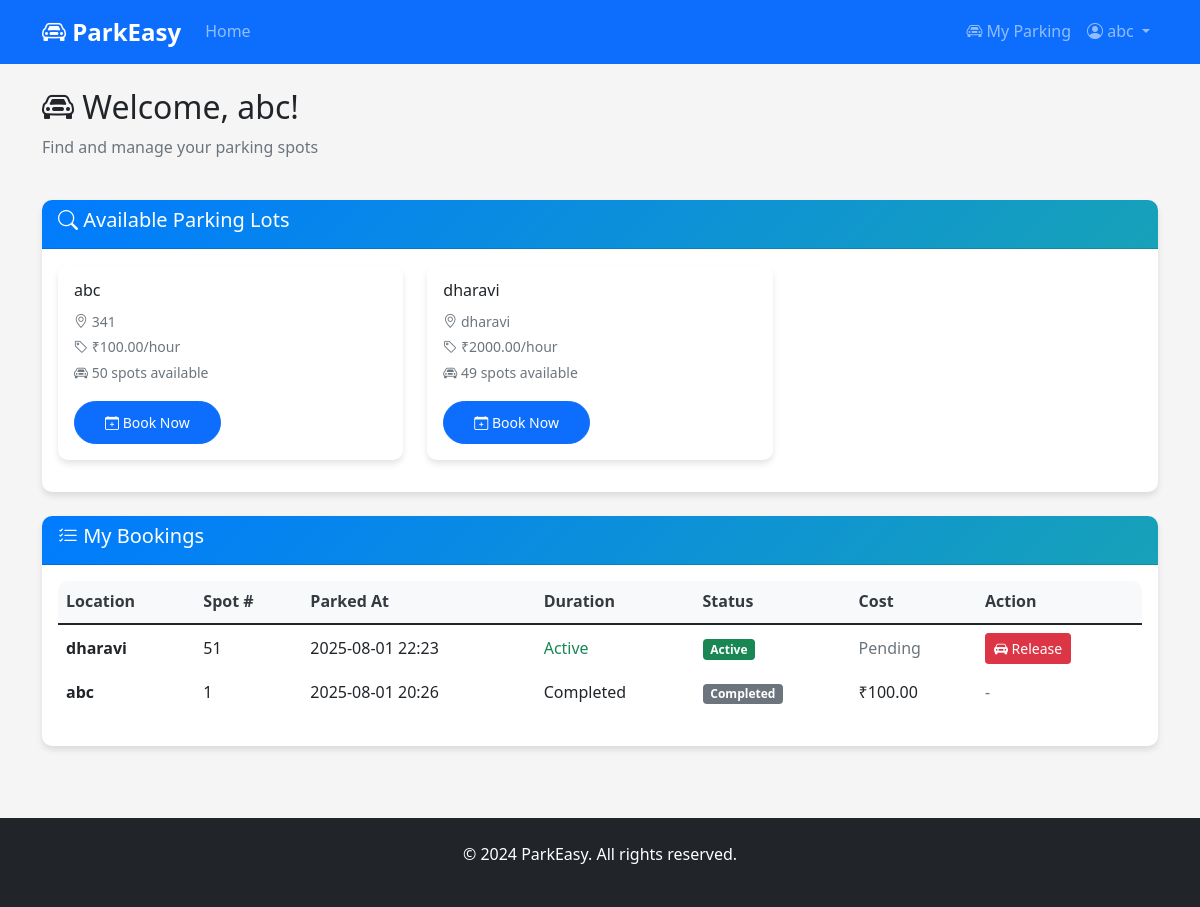
The app's page /user/dashboard (signed in) with its own data.
### tables this page shows
CREATE TABLE parking_lots (
            id INTEGER PRIMARY KEY AUTOINCREMENT,
            prime_location_name TEXT NOT NULL,
            price REAL NOT NULL,
            address TEXT NOT NULL,
            pincode TEXT NOT NULL,
            maximum_number_of_spots INTEGER NOT NULL,
            created_at TIMESTAMP DEFAULT CURRENT_TIMESTAMP
        );

CREATE TABLE reservations (
            id INTEGER PRIMARY KEY AUTOINCREMENT,
            spot_id INTEGER NOT NULL,
            user_id INTEGER NOT NULL,
            parking_timestamp TIMESTAMP NOT NULL,
            leaving_timestamp TIMESTAMP,
            parking_cost REAL DEFAULT 0,
            created_at TIMESTAMP DEFAULT CURRENT_TIMESTAMP,
            FOREIGN KEY (spot_id) REFERENCES parking_spots (id),
            FOREIGN KEY (user_id) REFERENCES users (id)
        );

CREATE TABLE parking_spots (
            id INTEGER PRIMARY KEY AUTOINCREMENT,
            lot_id INTEGER NOT NULL,
            status TEXT DEFAULT 'A' CHECK(status IN ('A', 'O')),
            created_at TIMESTAMP DEFAULT CURRENT_TIMESTAMP,
            FOREIGN KEY (lot_id) REFERENCES parking_lots (id)
        );

### app.py (the view)
@app.route('/user/dashboard')
def user_dashboard():
    if not is_logged_in() or is_admin():
        flash('Access denied', 'error')
        return redirect(url_for('login'))
    conn = get_db_connection()
    bookings = conn.execute('''
        SELECT r.*, pl.prime_location_name, pl.price, ps.id as spot_number
        FROM reservations r
        JOIN parking_spots ps ON r.spot_id = ps.id
        JOIN parking_lots pl ON ps.lot_id = pl.id
        WHERE r.user_id = ?
        ORDER BY r.parking_timestamp DESC
    ''', (session['user_id'],)).fetchall()
    lots = conn.execute('''
        SELECT pl.*,
               COUNT(ps.id) as total_spots,
               SUM(CASE WHEN ps.status = 'A' THEN 1 ELSE 0 END) as available_spots
        FROM parking_lots pl
        LEFT JOIN parking_spots ps ON pl.id = ps.lot_id
        GROUP BY pl.id
        HAVING available_spots > 0
    ''').fetchall()
    conn.close()
    return render_template('user/dashboard.html', bookings=bookings, lots=lots)

### app.py (called while the page is built)
def is_admin():
    return session.get('user_type') == 'admin'

def is_logged_in():
    return 'user_id' in session

### models.py (called while the page is built)
def get_db_connection():
    os.makedirs('instance', exist_ok=True)
    conn = sqlite3.connect(DATABASE)
    conn.row_factory = sqlite3.Row
    return conn

### templates/user/dashboard.html (shortened to what this page needs)
{% extends "base.html" %}
{% block content %}
<div class="container py-4">
    <div class="row mb-4">
        <div class="col">
            <h2><i class="bi bi-car-front"></i> Welcome, {{ session.username }}!</h2>
            <p class="text-muted">Find and manage your parking spots</p>
        </div>
    </div>
    <div class="row mb-4">
        <div class="col">
            <div class="card">
                <div class="card-header">
                    <h5><i class="bi bi-search"></i> Available Parking Lots</h5>
                </div>
                <div class="card-body">
                    {% if lots %}
                    <div class="row">
                        {% for lot in lots %}
                        <div class="col-md-6 col-lg-4 mb-3">
                            <div class="card h-100">
                                <div class="card-body">
                                    <h6 class="card-title">{{ lot.prime_location_name }}</h6>
                                    <p class="card-text">
                                        <small class="text-muted">
                                            <i class="bi bi-geo-alt"></i> {{ lot.address }}<br>
                                            <i class="bi bi-tag"></i> ₹{{ "%.2f"|format(lot.price) }}/hour<br>
                                            <i class="bi bi-car-front"></i> {{ lot.available_spots }} spots available
                                        </small>
                                    </p>
                                    <a href="{{ url_for('book_spot', lot_id=lot.id) }}"
                                       class="btn btn-primary btn-custom btn-sm">
                                        <i class="bi bi-calendar-plus"></i> Book Now
                                    </a>
                                </div>
                            </div>
                        </div>
                        {% endfor %}
                    </div>
                    {% else %}
                    <div class="text-center py-4">
                        <i class="bi bi-exclamation-triangle display-4 text-muted"></i>
                        <h5 class="mt-3 text-muted">No parking lots available</h5>
                        <p class="text-muted">Check back later for available parking spots.</p>
                    </div>
                    {% endif %}
                </div>
            </div>
        </div>
    </div>
    <div class="row">
        <div class="col">
            <div class="card">
                <div class="card-header">
                    <h5><i class="bi bi-list-check"></i> My Bookings</h5>
                </div>
                <div class="card-body">
                    {% if bookings %}
                    <div class="table-responsive">
                        <table class="table table-hover">
                            <thead>
                                <tr>
                                    <th>Location</th>
                                    <th>Spot #</th>
                                    <th>Parked At</th>
                                    <th>Duration</th>
                                    <th>Status</th>
                                    <th>Cost</th>
                                    <th>Action</th>
                                </tr>
                            </thead>
                            <tbody>
                                {% for booking in bookings %}
                                <tr>
                                    <td>
                                        <strong>{{ booking.prime_location_name }}</strong>
                                    </td>
                                    <td>{{ booking.spot_number }}</td>
                                    <td>{{ booking.parking_timestamp[:16] }}</td>
                                    <td>
                                        {% if booking.leaving_timestamp %}
                                            {% set duration = (booking.leaving_timestamp|string)[:19] %}
                                            Completed
                                        {% else %}
                                            <span class="text-success">Active</span>
                                        {% endif %}
                                    </td>
                                    <td>
                                        {% if booking.leaving_timestamp %}
                                            <span class="badge bg-secondary">Completed</span>
                                        {% else %}
                                            <span class="badge bg-success">Active</span>
                                        {% endif %}
                                    </td>
                                    <td>
                                        {% if booking.parking_cost %}
                                            ₹{{ "%.2f"|format(booking.parking_cost) }}
                                        {% else %}
                                            <span class="text-muted">Pending</span>
                                        {% endif %}
                                    </td>
                                    <td>
                                        {% if not booking.leaving_timestamp %}
                                            <a href="{{ url_for('release_spot', reservation_id=booking.id) }}"
                                               class="btn btn-sm btn-danger"
                                               onclick="return confirm('Are you sure you want to release this parking spot?')">
                                                <i class="bi bi-car-front-fill"></i> Release
                                            </a>
                                        {% else %}
                                            <span class="text-muted">-</span>
                                        {% endif %}
                                    </td>
                                </tr>
                                {% endfor %}
                            </tbody>
                        </table>
                    </div>
                    {% else %}
                    <div class="text-center py-4">
                        <i class="bi bi-calendar-x display-4 text-muted"></i>
                        <h5 class="mt-3 text-muted">No bookings yet</h5>
                        <p class="text-muted">Book your first parking spot to get started!</p>
                    </div>
                    {% endif %}
                </div>
            </div>
        </div>
    </div>
</div>
{% endblock %}

### templates/base.html (shortened to what this page needs)
<!DOCTYPE html>
<html lang="en">
<head>
    <link href="https://cdn.jsdelivr.net/npm/bootstrap@5.1.3/dist/css/bootstrap.min.css" rel="stylesheet">
    <link href="https://cdn.jsdelivr.net/npm/bootstrap-icons@1.7.2/font/bootstrap-icons.css" rel="stylesheet">
    <link href="{{ url_for('static', filename='css/style.css') }}" rel="stylesheet">
</head>
<body>
    <nav class="navbar navbar-expand-lg navbar-dark bg-primary">
        <div class="container">
            <a class="navbar-brand" href="{{ url_for('index') }}">
                <i class="bi bi-car-front"></i> ParkEasy
            </a>
            <div class="collapse navbar-collapse" id="navbarNav">
                <ul class="navbar-nav me-auto">
                    <li class="nav-item">
                        <a class="nav-link" href="{{ url_for('index') }}">Home</a>
                    </li>
                </ul>
                <ul class="navbar-nav">
                    {% if session.user_id %}
                        {% if session.user_type == 'admin' %}
                            <li class="nav-item">
                                <a class="nav-link" href="{{ url_for('admin_dashboard') }}">
                                    <i class="bi bi-speedometer2"></i> Dashboard
                                </a>
                            </li>
                        {% else %}
                            <li class="nav-item">
                                <a class="nav-link" href="{{ url_for('user_dashboard') }}">
                                    <i class="bi bi-car-front"></i> My Parking
                                </a>
                            </li>
                        {% endif %}
                        <li class="nav-item dropdown">
                            <a class="nav-link dropdown-toggle" href="#" id="navbarDropdown" role="button" data-bs-toggle="dropdown">
                                <i class="bi bi-person-circle"></i> {{ session.username }}
                            </a>
                        </li>
                    {% endif %}
                </ul>
            </div>
        </div>
    </nav>
    <main>
        {% block content %}{% endblock %}
    </main>
    <footer class="footer bg-dark text-white text-center py-4 mt-5">
        <div class="container">
            <p>&copy; 2024 ParkEasy. All rights reserved.</p>
        </div>
    </footer>
</body>
</html>

### static/css/style.css (style rules this page uses)
:root { --primary-color: #007bff; --secondary-color: #6c757d; --success-color: #28a745; --danger-color: #dc3545; --warning-color: #ffc107; --info-color: #17a2b8; --light-color: #f8f9fa; --dark-color: #343a40; }
body { font-family: 'Segoe UI', Tahoma, Geneva, Verdana, sans-serif; background-color: #f5f5f5; line-height: 1.6; }
.navbar-brand { font-weight: bold; font-size: 1.5rem; }
.card { border: none; border-radius: 10px; box-shadow: 0 4px 6px rgba(0, 0, 0, 0.1); transition: transform 0.3s ease, box-shadow 0.3s ease; }
.card-header { background: linear-gradient(135deg, var(--primary-color), var(--info-color)); color: white; border-radius: 10px 10px 0 0 !important; font-weight: bold; }
.btn-custom { border-radius: 25px; padding: 10px 30px; font-weight: 500; transition: all 0.3s ease; }
.table-responsive { border-radius: 10px; overflow: hidden; }
.table th { background-color: var(--light-color); border: none; font-weight: 600; color: var(--dark-color); }
.table td { border: none; vertical-align: middle; }
.footer { background-color: var(--dark-color); color: white; padding: 40px 0; margin-top: 50px; }

### records on screen
parking_lots: username "abc", prime_location_name "abc", address "341", price "100.00", available_spots "50"
parking_lots: prime_location_name "dharavi", address "dharavi", price "2000.00", available_spots "49"
reservations: prime_location_name "dharavi", spot_number "51", parking_timestamp "2025-08-01 22:23", shows "Active", parking_cost "Pending"
reservations: prime_location_name "abc", spot_number "1", parking_timestamp "2025-08-01 20:26", shows "Completed", parking_cost "100.00"
